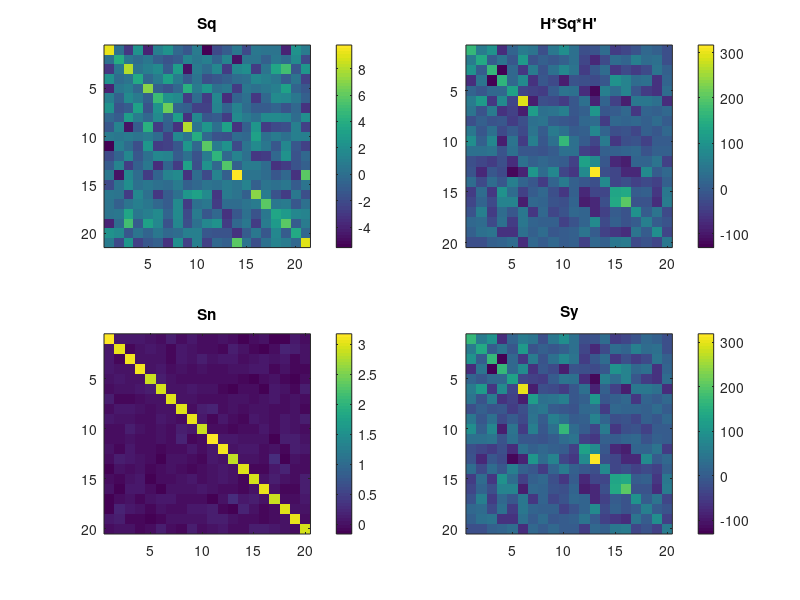

Recreate this plot in MATLAB. (Note: this script raises an error after producing the figure.)
% Teste le code EM_AnaFac_H.m
addpath('/home/adinsenmey/Bureau/Codes_Exterieurs/AnaFac_H/')
clear all
close all
%load('s')
%rng(s)

% Param�tres de simulation
M = 20;   % nombre de capteurs
N = 21;          % nombre de fonctions de base
K = 5;          % nombre de "sources" (nombre de facteurs)
Isnap = 1000;    % nombre de snapshots

% Fonctions de transfert
H = (randn(M,N) + 1i*randn(M,N))/sqrt(2);
%H = H/K;
%H = eye(M,N);

% Fonctions de base
Lambda = (randn(N,K) + 1i*randn(N,K))/sqrt(2);

% Mod�le direct
alpha2 = 1;
beta2 = 3;%1e-1;

c = sqrt(alpha2)*(randn(K,Isnap) + 1i*randn(K,Isnap))/sqrt(2);
n = sqrt(beta2)*(randn(M,Isnap) + 1i*randn(M,Isnap))/sqrt(2);
q = Lambda*c;
y = H*q + n;

% Matrice spectrale observ�e
Sy = y*y'/Isnap;

% Matrice spectrale sources
Sq = q*q'/Isnap;

% Matrice spectrale du bruit
Sn = n*n'/Isnap;

%Pour un bruit parfaitement décorrélé
%Sy=H*q*(H*q)'/Isnap+diag(diag(Sn));

figure
subplot(221),imagesc(real(Sq)),colorbar,title('Sq')
subplot(222),imagesc(real(H*Sq*H')),colorbar,title('H*Sq*H''')
subplot(223),imagesc(real(n*n'/Isnap)),colorbar,title('Sn')
subplot(224),imagesc(real(Sy)),colorbar,title('Sy')

%% EM 
%%%%%%%
option.max=1000; %max number of iterations
option.rerr=1e-3;

Ini.Syc= mean(diag(Sy))*ones(M,1);%beta2*ones(M,1); %bruit moyen
Ini.L=randn(N,K)+1i*randn(N,K); %fonctions de base

[L,sig2,beta2,flag,Sx,loglik] = EM_AnaFac_H(Sy,Isnap,K,H,option,Ini);

%%

figure
subplot(221),imagesc(real(L*Sx*L')),colorbar,title('L*Sx*L''')
subplot(222),imagesc(real(H*L*Sx*L'*H')),colorbar,title('H*L*Sx*L''*H''')
subplot(223),imagesc(real(diag(sig2))),colorbar,title('diag(sig2)')
subplot(224),imagesc(real(H*L*Sx*L'*H')+diag(sig2)),colorbar,title('H*L*Sx*L''*H'')+diag(sig2)')

figure;
subplot(311); hold on
plot(real(diag(Sq)),'-o'), plot(real(diag(L*Sx*L')))
title('Debits des sources')
%legend('Reels','Reconstruits')

subplot(312); hold on
plot(real(diag(Sn)),'o-'),plot(real((sig2)))
title('Bruit')
%legend('Reel','Reconstruit')

subplot(313); hold on
plot(real(diag(Sy)),'o-'),plot(real(diag(H*L*Sx*L'*H'))+(sig2))
title('Pression mesuree')
legend('Reelle','Reconstruite','Location','bestoutside')


